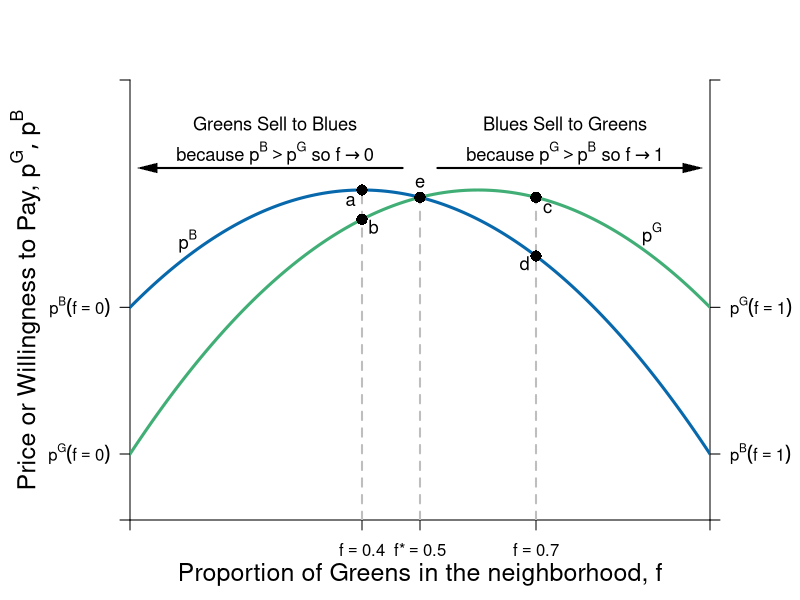

This figure's R source:
#Graph Designer: Simon Halliday
#Authors: Bowles, Foley and Halliday
#Title: Coordination, Conflict and Competition: A Text in Microeconomics

library(shape)
pdf(file = "firmmarketsupply/segregation.pdf", width = 8, height = 6)

#Set parameters for graphics
axislabelsize <- 1.5
labelsize <- 1.1
graphlinewidth <- 3
segmentlinewidth <- 2

COL <- c("#7fc97f", "#beaed4", "#fdc086", "#ffff99", "#386cb0", "#f0027f", "#bf5b17", "#666666")
COLA <- c("#e0f3db", "#99d8c9","#66c2a4","#41ae76", "#238b45", "#005824")
COLB <- c("#c6dbef", "#4eb3d3", "#2b8cbe", "#0868ac","#084081")

#Edited the margins to cater for the larger LHS labels
par(mar =  c(4, 6.5, 4, 4.5))

GreenPrice <- function(f, delta = 0.1, p = 0.1) {
  (1/2)*(f - delta)  - (1/2)*(f - delta)^2 + p 
}

BluePrice <- function(f, delta = 0.1, p = 0.1) {
  (1/2)*(f + delta)  - (1/2)*(f + delta)^2 + p
}

xlims <- c(0, 1)
ylims <- c(0, 0.3)

npts <- 501 
d1 <- seq(xlims[1], xlims[2], length.out = npts)
f1 <- seq(ylims[1], ylims[2], length.out = npts) 
a <- c(0.0625)

plot(0, 0, xlim = xlims, ylim = ylims, type = "n",
     xlab = expression(paste("")),
     ylab = expression(paste("")), 
     xaxt = "n", 
     yaxt = "n", 
     cex.lab = axislabelsize, 
     bty = "n", 
     xaxs="i", 
     yaxs="i"
)


# ticksy <- seq(from = 0, to = ylims[2], by = 0.1)
# ylabels <- seq(from = 0, to = ylims[2], by = 0.1)
# ticksx <- seq(from = 0, to = xlims[2], by = 0.1)
# xlabels <- seq(from = 0, to = xlims[2], by = 0.1)
ticksy <- c(ylims[1], GreenPrice(f = 0), BluePrice(f = 0), ylims[2])
ylabels <- c(NA, expression(paste(p^G*(f == 0))), expression(paste(p^B*(f == 0))), NA)
ticksx <- c(xlims[1], 0.4, 0.5, 0.7, xlims[2])
xlabels <- c(NA, expression(paste(f == 0.4 )), expression(paste(f,"*", phantom()==0.5 )), expression(paste(f == 0.7 )), NA)
ticksy2 <- c(ylims[1], BluePrice(f = 1), GreenPrice(f = 1), ylims[2])
ylabels2 <- c(NA, expression(paste(p^B*(f == 1))), expression(paste(p^G*(f == 1))), NA)

axis(1, at = ticksx, pos = 0, labels = xlabels)
axis(2, at = ticksy, pos = 0, labels = ylabels, las = 1)
axis(4, at = ticksy2, pos = 1, labels = ylabels2, las = 1)

npts <- 503 
xx1 <- seq(xlims[1], xlims[2], length.out = npts)

#Draw the graphs
lines(xx1, GreenPrice(xx1), col = COLA[4], lwd = graphlinewidth)
lines(xx1, BluePrice(xx1), col = COLB[4], lwd = graphlinewidth)

#Axis labels
mtext(expression(paste("Proportion of Greens in the neighborhood, ", f)), side = 1, line = 2.5, cex = axislabelsize)
text(-0.18, 0.5*(ylims[2]), expression(paste("Price or Willingness to Pay, ", list(p^G, p^B))), xpd = TRUE, cex = axislabelsize, srt = 90) 

#Segments and labeled points on the graphs
segments(0.5, 0, 0.5, GreenPrice(f = 0.5), lty = 2, col = "gray" , lwd = segmentlinewidth)
points(0.5, GreenPrice(f = 0.5), pch = 16, col = "black", cex = 1.5)
text(0.5, GreenPrice(f = 0.5) + 0.01, expression(paste(e)), cex = labelsize)

segments(0.4, 0, 0.4, BluePrice(f = 0.4), lty = 2, col = "gray" , lwd = segmentlinewidth)
points(0.4, BluePrice(f = 0.4), pch = 16, col = "black", cex = 1.5)
points(0.4, GreenPrice(f = 0.4), pch = 16, col = "black", cex = 1.5)
text(0.4-0.02, BluePrice(f = 0.4) - 0.0075, expression(paste(a)), cex = labelsize)
text(0.4+0.02, GreenPrice(f = 0.4) - 0.005, expression(paste(b)), cex = labelsize)


segments(0.7, 0, 0.7, GreenPrice(f = 0.7), lty = 2, col = "gray" , lwd = segmentlinewidth)
points(0.7, BluePrice(f = 0.7), pch = 16, col = "black", cex = 1.5)
points(0.7, GreenPrice(f = 0.7), pch = 16, col = "black", cex = 1.5)
text(0.7-0.02, BluePrice(f = 0.7) - 0.005, expression(paste(d)), cex = labelsize)
text(0.7+0.02, GreenPrice(f = 0.7) - 0.0075, expression(paste(c)), cex = labelsize)

#Label graphs
text(0.1, BluePrice(f = 0.1) + 0.01, expression(paste(p^B)), cex = labelsize)
text(0.9, GreenPrice(f = 0.9) + 0.015, expression(paste(p^G)), cex = labelsize)

#Explain the dynamics
text(0.25, 0.27, expression(paste("Greens Sell to Blues")), cex = labelsize)
text(0.25, 0.25, expression(paste("because ", p^B > p^G, " so ", f %->% 0)), cex = labelsize)
Arrows(0.03, 0.24, 0.47, 0.24, col = "black", code = 1, lty = 1, lwd = 2, arr.type = "triangle", arr.lwd = 0.5)

text(0.75, 0.27, expression(paste("Blues Sell to Greens")), cex = labelsize)
text(0.75, 0.25, expression(paste("because ", p^G > p^B, " so ", f %->% 1)), cex = labelsize)
Arrows(0.53, 0.24, 0.97, 0.24, col = "black", code = 2, lty = 1, lwd = 2, arr.type = "triangle", arr.lwd = 0.5)


dev.off()
